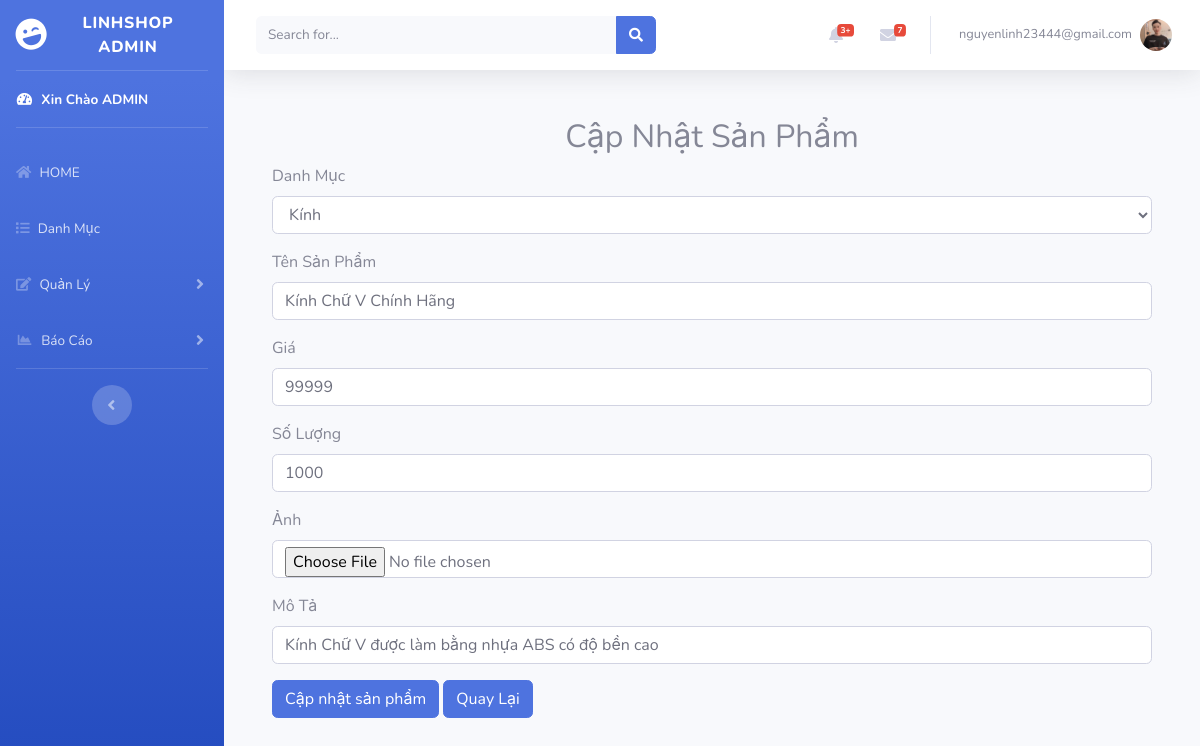
Page /index.php?controllers=manage&action=edit&id=12 (signed in) on the committed database.
### tables this page shows
CREATE TABLE `product` (
  `id` int(11) NOT NULL,
  `name` varchar(100) NOT NULL,
  `price` double NOT NULL,
  `quantity` varchar(255) NOT NULL,
  `image` varchar(500) NOT NULL,
  `description` varchar(255) NOT NULL DEFAULT '0',
  `catalog` int(11) NOT NULL,
  `image2` varchar(255) NOT NULL
);

CREATE TABLE `catalog` (
  `id` int(11) NOT NULL,
  `name` varchar(128) NOT NULL
);

### Controllers/admin/Managecontrollers.php (called while the page is built, shortened)
<?php
include './Model/admin/Managemodel.php';
include './Model/admin/Catagorymodel.php';
class ManageControllers
{
  public function edit()
  {
    $id = $_GET['id'];
    $obj = new Catagorymodel();
    $objects = $obj->getAll($id);
    $object = new ManageModel();
    $obj = $object->getOne($id);
    include_once './Views/Manage/Product/editproduct.php';
  }
}

### Model/admin/Catagorymodel.php (called while the page is built, shortened)
<?php
include './db.php';
class Catagorymodel
{
   private $table = 'catalog';
   function getAll()
   {
      global $connect;
      $sql = "SELECT * FROM $this->table";
      $stmt = $connect->query($sql);
      $stmt->setFetchMode(PDO::FETCH_OBJ);
      $rows = $stmt->fetchAll();
      return $rows;
   }
}

### Model/admin/Managemodel.php (called while the page is built, shortened)
<?php
include './db.php';
class ManageModel {
  private $table = 'product';
   public function getOne($id)
   {
     global $connect;
     $sql = "SELECT * FROM $this->table WHERE id = $id";
     $stmt = $connect->query($sql);
     $stmt->setFetchMode(PDO::FETCH_OBJ);
     $rows = $stmt->fetch();
     return $rows;
   }
}
?>

### Views/Manage/Product/editproduct.php (the view, shortened to what this page needs)
<?php
isset($_SESSION['admin']) ? $admin = $_SESSION['admin'] : [];
?>
<!DOCTYPE html>
<html lang="en">
<head>
   <link href="public/vendor/fontawesome-free/css/all.min.css" rel="stylesheet" type="text/css">
   <link href="public/css/sb-admin-2.min.css" rel="stylesheet">
</head>
<body id="page-top">
   <div id="wrapper">
      <ul class="navbar-nav bg-gradient-primary sidebar sidebar-dark accordion" id="accordionSidebar">
         <a class="sidebar-brand d-flex align-items-center justify-content-center" href="index.php?controllers=home&action=indexhome">
            <div class="sidebar-brand-icon rotate-n-15">
               <i class="fas fa-laugh-wink"></i>
            </div>
            <div class="sidebar-brand-text mx-3">LINHSHOP Admin <sup></sup></div>
         </a>
         <hr class="sidebar-divider my-0">
         <li class="nav-item active">
            <a class="nav-link" href="#">
               <i class="fas fa-fw fa-tachometer-alt"></i>
               <span>Xin Chào ADMIN</span></a>
         </li>
         <hr class="sidebar-divider">
         <li class="nav-item">
            <a class="nav-link collapsed" href="index.php?controllers=home&action=indexhome" data-toggle="" data-target="#collapsePages" aria-expanded="true" aria-controls="collapsePages">
               <i class="fas fa-home"></i>
               <span>HOME</span>
            </a>
         </li>
         <li class="nav-item">
				<a class="nav-link collapsed" href="index.php?controllers=catagory&action=catagoryproduct" data-toggle="" data-target="#collapsePages" aria-expanded="true" aria-controls="collapsePages">
					<i class="fas fa-list"></i>
					<span>Danh Mục</span>
				</a>
			</li>
         <li class="nav-item">
            <a class="nav-link collapsed" href="index.php?controllers=catagory&action=catagoryproduct" data-toggle="collapse" data-target="#collapseTwo" aria-expanded="true" aria-controls="collapseTwo">
               <i class="fas fa-edit"></i>
               <span>Quản Lý</span>
            </a>
         </li>
         <li class="nav-item">
            <a class="nav-link collapsed" href="#" data-toggle="collapse" data-target="#collapseUtilities" aria-expanded="true" aria-controls="collapseUtilities">
               <i class="fas fa-fw fa-chart-area"></i>
               <span>Báo Cáo</span>
            </a>
         </li>
         <hr class="sidebar-divider">
         <div class="text-center d-none d-md-inline">
            <button class="rounded-circle border-0" id="sidebarToggle"></button>
         </div>
      </ul>
      <div id="content-wrapper" class="d-flex flex-column">
         <div id="content">
            <nav class="navbar navbar-expand navbar-light bg-white topbar mb-4 static-top shadow">
               <form class="d-none d-sm-inline-block form-inline mr-auto ml-md-3 my-2 my-md-0 mw-100 navbar-search">
                  <div class="input-group">
                     <input type="text" class="form-control bg-light border-0 small" placeholder="Search for..." aria-label="Search" aria-describedby="basic-addon2">
                     <div class="input-group-append">
                        <button class="btn btn-primary" type="button">
                           <i class="fas fa-search fa-sm"></i>
                        </button>
                     </div>
                  </div>
               </form>
               <ul class="navbar-nav ml-auto">
                  <li class="nav-item dropdown no-arrow mx-1">
                     <a class="nav-link dropdown-toggle" href="#" id="alertsDropdown" role="button" data-toggle="dropdown" aria-haspopup="true" aria-expanded="false">
                        <i class="fas fa-bell fa-fw"></i>
                        <span class="badge badge-danger badge-counter">3+</span>
                     </a>
                  </li>
                  <li class="nav-item dropdown no-arrow mx-1">
                     <a class="nav-link dropdown-toggle" href="#" id="messagesDropdown" role="button" data-toggle="dropdown" aria-haspopup="true" aria-expanded="false">
                        <i class="fas fa-envelope fa-fw"></i>
                        <span class="badge badge-danger badge-counter">7</span>
                     </a>
                  </li>
                  <li class="nav-item dropdown no-arrow">
                  <a class="nav-link dropdown-toggle" href="#" id="userDropdown" role="button" data-toggle="dropdown" aria-haspopup="true" aria-expanded="false">
							<?php if (isset($_SESSION['admin'])){ ?>
							<span class="mr-2 d-none d-lg-inline text-gray-600 small"><?= $admin->email ?></span>
							<img class="img-profile rounded-circle" src="public/img/269720876_983176715604935_2757886406170865130_n.jpg">
							<?php }else { ?>
								<span class="mr-2 d-none d-lg-inline text-gray-600 small">Tài Khoản</span>
								<img class="img-profile rounded-circle" src="">
								<?php }?>
							</a>
                  </li>
               </ul>
            </nav>
            <div class="container-fluid">
               <h2 class="text-center">Cập Nhật Sản Phẩm</h2>
               <div class="container">
                  <form action="" method="POST">
                  <div class="form-group">
                     <label>Danh Mục</label>
                        <select name="catalog" class="form-control" required>
                            <?php foreach ($objects as $object): ?>
                              <option <?=  $object->id == $obj->catalog ? "selected" :  " "?>
                                value="<?php echo $object->id?>"><?php echo $object->name; ?></option>
                              <?php endforeach; ?>
                     </select>
                     </div>
                     <div class="form-group">
                        <label>Tên Sản Phẩm</label>
                        <input type="text" name="name" class="form-control" value="<?php echo $obj->name; ?>">
                     </div>
                     <div class="form-group">
                        <label>Giá</label>
                        <input type="text" name="price" class="form-control" value="<?php echo $obj->price; ?>">
                     </div>
                     <div class="form-group">
                        <label>Số Lượng</label>
                        <input type="text" name="quantity" class="form-control" value="<?php echo $obj->quantity; ?>">
                     </div>
                     <div class="form-group">
                        <label>Ảnh</label>
                        <input type="file" name="image" class="form-control" value="<?php echo $obj->image; ?>" required>
                     </div>
                     <div class="form-group">
                        <label>Mô Tả</label>
                        <input type="text" name="description" class="form-control" value="<?php echo $obj->description; ?>">
                     </div>
                     <button type="submit" class="btn btn-primary">Cập nhật sản phẩm</button>
                     <a class="btn btn-primary" href="index.php?controllers=manage&action=product">Quay Lại</a>
                  </form>
               </div>
</body>
</body>
</html>

### rows in the picture
product: catalog "Kính", name "Kính Chữ V Chính Hãng", price "99999", quantity "1000", description "Kính Chữ V được làm bằng nhựa ABS có độ bền cao"

### other values in the picture
$admin->email "nguyenlinh23444@gmail.com"
